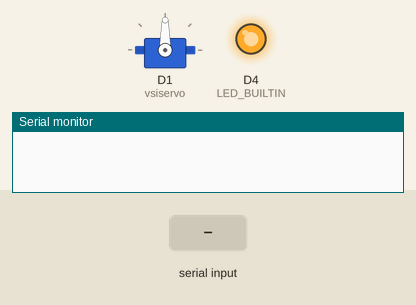
This sketch was run on a simulated ESP8266 (NodeMCU). Shown: servo, output pins drawn as LEDs (lit = HIGH, except the on-board LED, lit = LOW), the last lines printed to the serial monitor. Inputs (shaded band) come from the test bench.

Above: at 1.2 s.
1.3 s: "fdx:1\n" received over Serial
At 4.1 s:
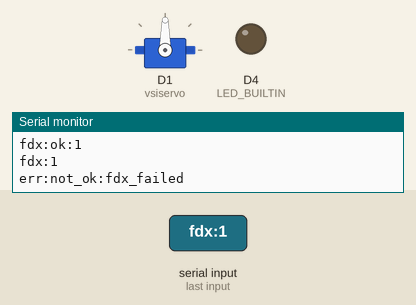
4.3 s: "vsi_servo\n" received over Serial
At 4.6 s:
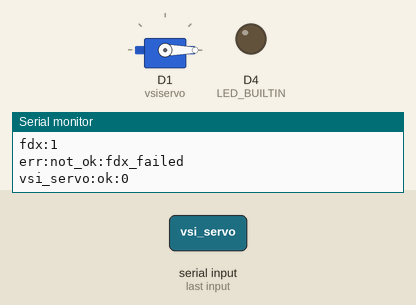
5.8 s: "end:1\n" received over Serial
At 6.9 s:
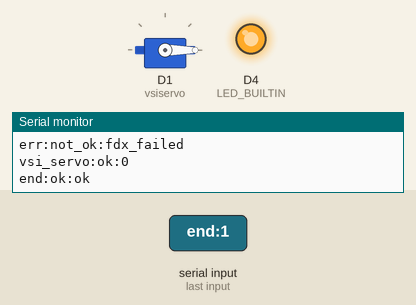
7.3 s: "fdx:150\n" received over Serial
At 10.1 s:
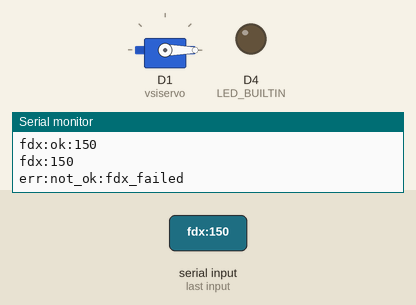
10.3 s: "end:150\n" received over Serial
At 11.5 s:
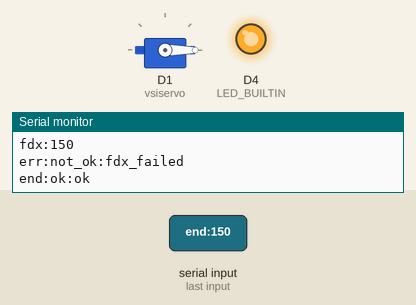
Timing chart, 0 to 12.8 s (numbered marks = the images above; inputs shaded):
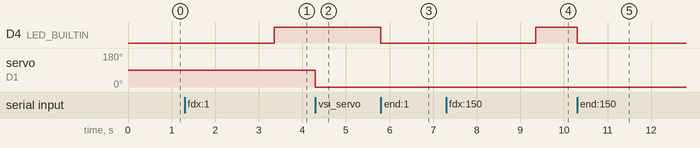

Measured:
- after the input at 1.3 s, D4 (LED_BUILTIN): LOW → HIGH after 2.1 s
- after the input at 4.3 s, servo on D1 (vsiservo): 90° → 0° at once
- after the input at 5.8 s, D4 (LED_BUILTIN): HIGH → LOW at once
- after the input at 7.3 s, D4 (LED_BUILTIN): LOW → HIGH after 2.1 s
- after the input at 10.3 s, D4 (LED_BUILTIN): HIGH → LOW at once

The sketch:

variometer.ino
```cpp
#include <Servo.h>

struct t_decodeCommand {
  String command;
  String value;
};

struct t_decodeResponse {
  String command;
  bool ok;
  String value;
};

Servo vsiservo;
bool isConnected = false;

void setup() {
  Serial.begin(115200);
  pinMode(LED_BUILTIN, OUTPUT);
  vsiservo.attach(D1, 300, 2600); // good timings for the waveshare sg90
  vsiservo.write(90);
}

void loop() {
  if (Serial.available() > 0) {
    String encodedCommand = Serial.readStringUntil('\n');
    t_decodeCommand decodedCommand = decodeCommand(encodedCommand);

    if (decodedCommand.command == "" || decodedCommand.value == "") {
      String encodedResponse = encodeResponse("err", false, "invalid_command");
      Serial.println(encodedResponse);
    }

    if (decodedCommand.command == "ping") {
      String encodedResponse = encodeResponse(decodedCommand.command, true, "pong");
      Serial.println(encodedResponse);
    }

    if (decodedCommand.command == "fdx") {
      String encodedResponse = encodeResponse(decodedCommand.command, true, decodedCommand.value);
      Serial.println(encodedResponse);

      delay(50);

      String encodedCommand = encodeCommand("fdx", decodedCommand.value);
      Serial.println(encodedCommand);

      Serial.setTimeout(2000);
      String clientEncodedResponse = Serial.readStringUntil('\n');
      t_decodeResponse decodedResponse = decodeResponse(clientEncodedResponse);

      if (!decodedResponse.ok || decodedResponse.command != "fdx" || decodedResponse.value != "bar") {
        String encodedError = encodeResponse("err", false, "fdx_failed");
        Serial.println(encodedError);
      }

      isConnected = true;
      digitalWrite(LED_BUILTIN, HIGH);
    }

    if (decodedCommand.command == "end") {
      digitalWrite(LED_BUILTIN, LOW);
      isConnected = false;

      String encodedResponse = encodeResponse(decodedCommand.command, true, "ok");
      Serial.println(encodedResponse);
    }

    if (decodedCommand.command == "led") {
      if (decodedCommand.value == "on") {
        digitalWrite(LED_BUILTIN, HIGH);
        String encodedResponse = encodeResponse(decodedCommand.command, true, "on");
        Serial.println(encodedResponse);
      }
      if (decodedCommand.value == "off") {
        digitalWrite(LED_BUILTIN, LOW);
        String encodedResponse = encodeResponse(decodedCommand.command, true, "off");
        Serial.println(encodedResponse);
      }
    }

    if (decodedCommand.command == "vsi_servo") {
        int angle = decodedCommand.value.toInt();
        vsiservo.write(angle);
        String encodedResponse = encodeResponse(decodedCommand.command, true, String(angle));
        Serial.println(encodedResponse);
    }
  }
};

String encodeCommand(String command, String value) {
  return command + ":" + value;
};

t_decodeCommand decodeCommand(String encodedCommand) {
  t_decodeCommand decodedCommand;
  encodedCommand.trim();

  int ind0 = encodedCommand.indexOf(":");
  String command = encodedCommand.substring(0, ind0);
  command.trim();

  String value = encodedCommand.substring(ind0 + 1, encodedCommand.length());
  value.trim();

  decodedCommand.command = command;
  decodedCommand.value = value;

  return decodedCommand;
};

String encodeResponse(String command, bool ok, String value) {
  String encodedResponse = command + ":";
  if (ok) {
    encodedResponse += "ok";
  } else {
    encodedResponse += "not_ok";
  }
  encodedResponse += ":" + value;
  return encodedResponse;
};

t_decodeResponse decodeResponse(String encodedResponse) {
  t_decodeResponse decodedResponse;
  encodedResponse.trim();

  int ind0 = encodedResponse.indexOf(":");
  String command = encodedResponse.substring(0, ind0);
  command.trim();

  int ind1 = encodedResponse.indexOf(":", ind0 + 1);
  String status = encodedResponse.substring(ind0 + 1, ind1);
  ;
  status.trim();

  String value = encodedResponse.substring(ind1 + 1, encodedResponse.length());
  value.trim();

  decodedResponse.command = command;
  decodedResponse.value = value;

  if (status == "ok") {
    decodedResponse.ok = true;
  } else {
    decodedResponse.ok = false;
  }

  return decodedResponse;
};
```
